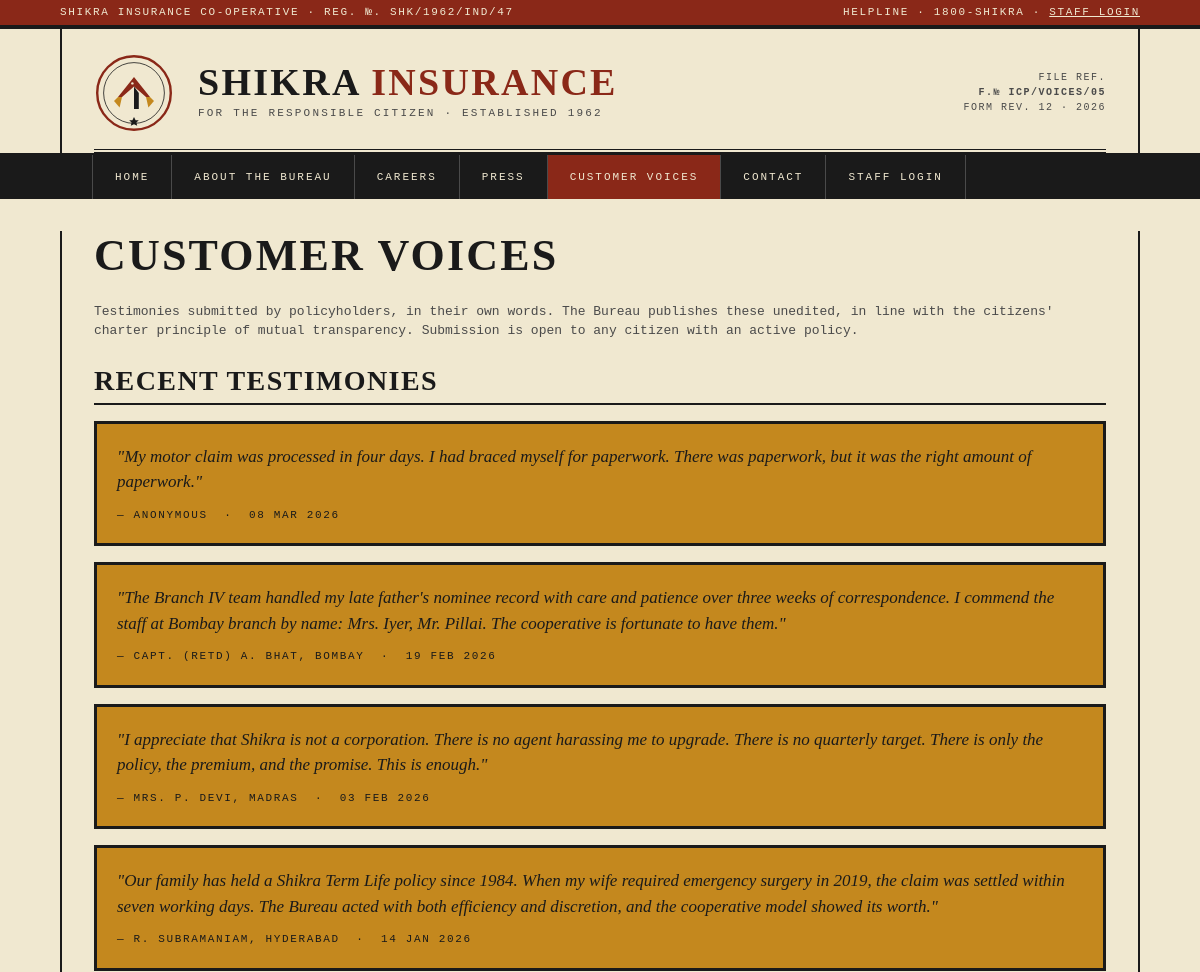
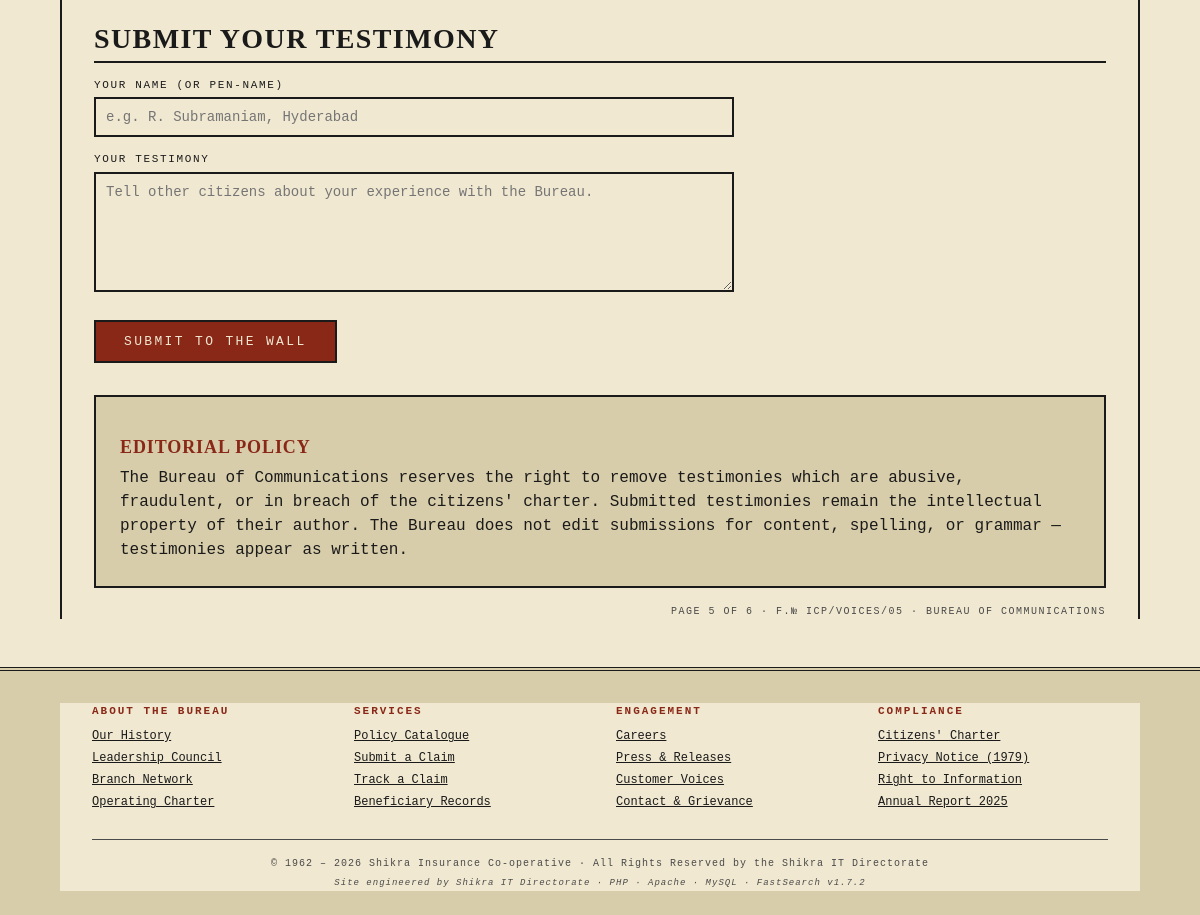
The app's page /apps/landing/public/voices/index.php with its own data (2 pictures, top to bottom).
### tables this page shows
CREATE TABLE IF NOT EXISTS testimonials (
    id           INT AUTO_INCREMENT PRIMARY KEY,
    author_name  VARCHAR(80) NOT NULL DEFAULT 'Anonymous',
    body         TEXT NOT NULL,
    submitted_at DATETIME DEFAULT CURRENT_TIMESTAMP
);

### apps/landing/public/voices/index.php (the view, shortened to what this page needs)
<?php
$page_ref   = 'F.№ ICP/VOICES/05';
include __DIR__ . '/_header.php';
$db = icp_db();
$res = $db->query('SELECT author_name, body, submitted_at FROM testimonials ORDER BY id DESC LIMIT 20');
?>
<h1>Customer Voices</h1>
<p class="muted" style="font-size:13px;">
  Testimonies submitted by policyholders, in their own words. The Bureau publishes these
  unedited, in line with the citizens' charter principle of mutual transparency. Submission
  is open to any citizen with an active policy.
</p>
<h2>Recent Testimonies</h2>
<?php while ($row = $res->fetch_assoc()): ?>
  <div class="voice">
    <div class="quote">"<?= $row['body'] ?>"</div>
    <div class="who">
      — <?= htmlspecialchars($row['author_name']) ?>
      &nbsp;·&nbsp;
      <?= htmlspecialchars(date('d M Y', strtotime($row['submitted_at']))) ?>
    </div>
  </div>
<?php endwhile; ?>
<h2>Submit Your Testimony</h2>
<form class="bureau-form" method="POST" action="">
  <label>Your Name (or pen-name)</label>
  <input name="name" type="text" maxlength="80" placeholder="e.g. R. Subramaniam, Hyderabad">
  <label>Your Testimony</label>
  <textarea name="body" required placeholder="Tell other citizens about your experience with the Bureau."></textarea>
  <button type="submit">Submit to the Wall</button>
</form>
<div class="panel" style="background:var(--parchment-dim); margin-top:32px;">
  <h3>Editorial Policy</h3>
  <p style="margin-bottom:0;">
    The Bureau of Communications reserves the right to remove testimonies which are abusive,
    fraudulent, or in breach of the citizens' charter. Submitted testimonies remain the
    intellectual property of their author. The Bureau does not edit submissions for content,
    spelling, or grammar — testimonies appear as written.
  </p>
</div>
<p class="page-ref">Page 5 of 6 · F.№ ICP/VOICES/05 · Bureau of Communications</p>
<?php include __DIR__ . '/_footer.php'; ?>

### apps/landing/public/_header.php (shortened to what this page needs)
<?php
$page_ref    = $page_ref    ?? 'F.№ ICP/0000/0';
$active_nav  = $active_nav  ?? '';
function _navlink($id, $href, $label, $active) {
    $cls = ($id === $active) ? ' style="background:var(--oxide);"' : '';
    echo "<li><a href=\"{$href}\"{$cls}>{$label}</a></li>";
}
?>
<!doctype html>
<html lang="en">
<head>
<link rel="stylesheet" href="/assets/shikra.css">
</head>
<body>
<div class="bureau-bar">
  <div class="row">
    <span>Shikra Insurance Co-operative · Reg. №. SHK/1962/IND/47</span>
    <span>Helpline · 1800-SHIKRA &middot; <a href="/staff/" style="color:inherit; text-decoration:underline;">Staff Login</a></span>
  </div>
</div>
<div class="shell">
  <header class="masthead">
    <div class="crest">
    </div>
    <div>
      <div class="wordmark">SHIKRA <span class="pun">INSURANCE</span></div>
      <div class="tagline">For the responsible citizen · Established 1962</div>
    </div>
    <div class="reference">
      File ref.<br>
      <strong><?= htmlspecialchars($page_ref) ?></strong><br>
      Form rev. 12 · 2026
    </div>
  </header>
</div>
<nav class="primary-nav" aria-label="Primary">
  <ul>
    <?php
    _navlink('home',     '/',                    'Home',            $active_nav);
    ?>
  </ul>
</nav>
<div class="shell">

### apps/landing/public/_footer.php
</div>
<footer class="foot">
  <div class="shell" style="border:none;">
    <div class="columns">
      <div>
        <h5>About the Bureau</h5>
        <ul>
          <li><a href="/about/">Our History</a></li>
          <li><a href="/about/#leadership">Leadership Council</a></li>
          <li><a href="/about/#network">Branch Network</a></li>
          <li><a href="/about/#charter">Operating Charter</a></li>
        </ul>
      </div>
      <div>
        <h5>Services</h5>
        <ul>
          <li><a href="http://policies.icp.lab/">Policy Catalogue</a></li>
          <li><a href="http://claims.icp.lab/">Submit a Claim</a></li>
          <li><a href="http://status.icp.lab/">Track a Claim</a></li>
          <li><a href="http://beneficiary.icp.lab/">Beneficiary Records</a></li>
        </ul>
      </div>
      <div>
        <h5>Engagement</h5>
        <ul>
          <li><a href="/careers/">Careers</a></li>
          <li><a href="/press/">Press &amp; Releases</a></li>
          <li><a href="/voices/">Customer Voices</a></li>
          <li><a href="/contact/">Contact &amp; Grievance</a></li>
        </ul>
      </div>
      <div>
        <h5>Compliance</h5>
        <ul>
          <li><a href="#">Citizens' Charter</a></li>
          <li><a href="#">Privacy Notice (1979)</a></li>
          <li><a href="#">Right to Information</a></li>
          <li><a href="#">Annual Report 2025</a></li>
        </ul>
      </div>
    </div>
    <div class="meta">
      © 1962 – 2026 Shikra Insurance Co-operative · All Rights Reserved by the Shikra IT Directorate
      <span class="powered">
        Site engineered by Shikra IT Directorate · PHP · Apache · MySQL · FastSearch v1.7.2
      </span>
    </div>
  </div>
</footer>
</body>
</html>

### records on screen
testimonials: body "My motor claim was processed in four days. I had braced myself for paperwork. There was paperwork, but it was the right amount of paperwork.", author_name "ANONYMOUS", submitted_at "08 MAR 2026"
testimonials: body "The Branch IV team handled my late father's nominee record with care and patience over three weeks of correspondence. I commend the staff at Bombay branch by name: Mrs. Iyer, Mr. Pillai. The cooperative is fortunate to have them.", author_name "CAPT. (RETD) A. BHAT, BOMBAY", submitted_at "19 FEB 2026"
testimonials: body "I appreciate that Shikra is not a corporation. There is no agent harassing me to upgrade. There is no quarterly target. There is only the policy, the premium, and the promise. This is enough.", author_name "MRS. P. DEVI, MADRAS", submitted_at "03 FEB 2026"
testimonials: body "Our family has held a Shikra Term Life policy since 1984. When my wife required emergency surgery in 2019, the claim was settled within seven working days. The Bureau acted with both efficiency and discretion, and the cooperative model showed its worth.", author_name "R. SUBRAMANIAM, HYDERABAD", submitted_at "14 JAN 2026"

### other values on screen
$page_ref "F.№ ICP/VOICES/05"
$label "HOME ABOUT THE BUREAU CAREERS PRESS CUSTOMER VOICES CONTACT STAFF LOGIN"
